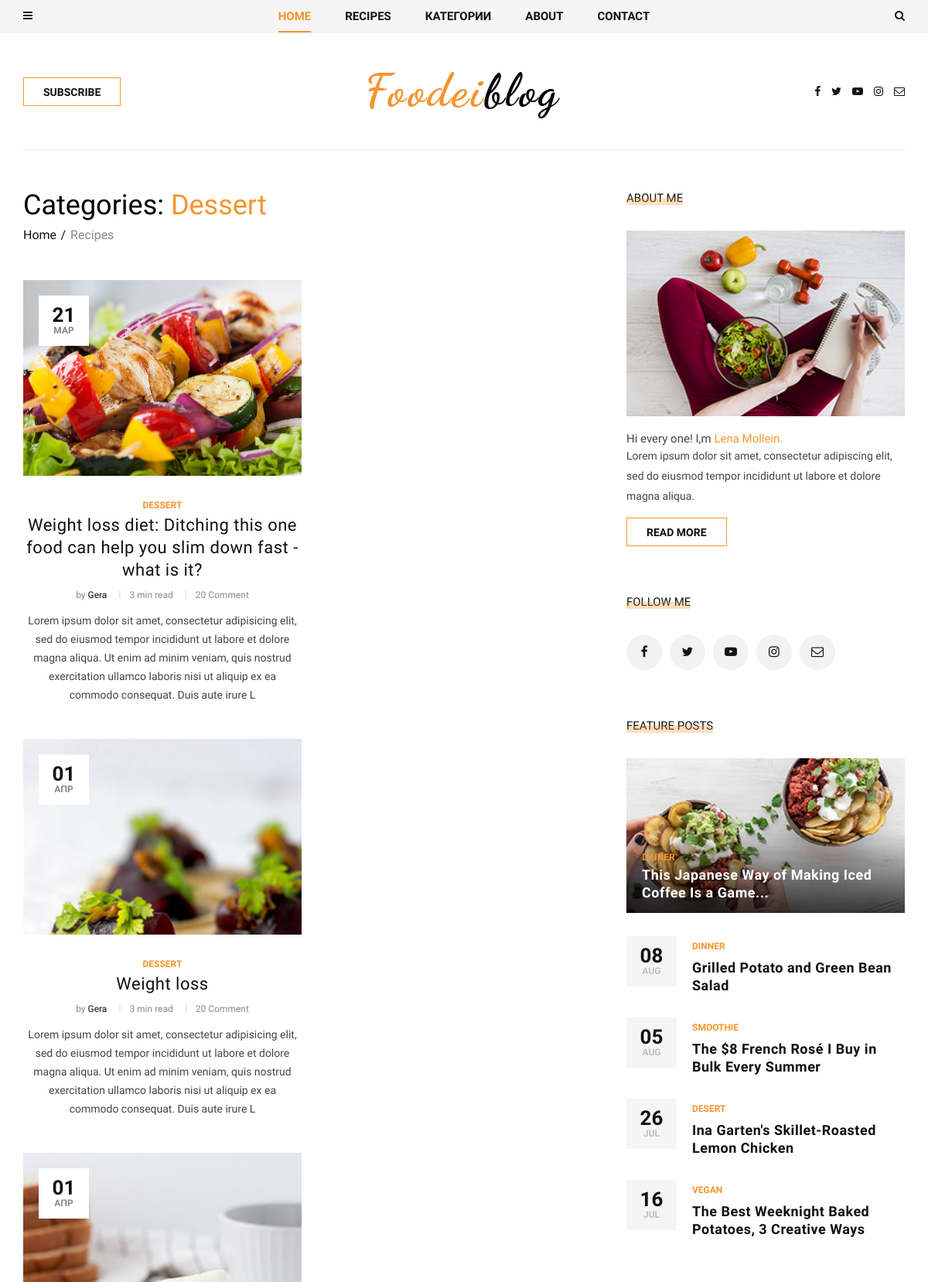
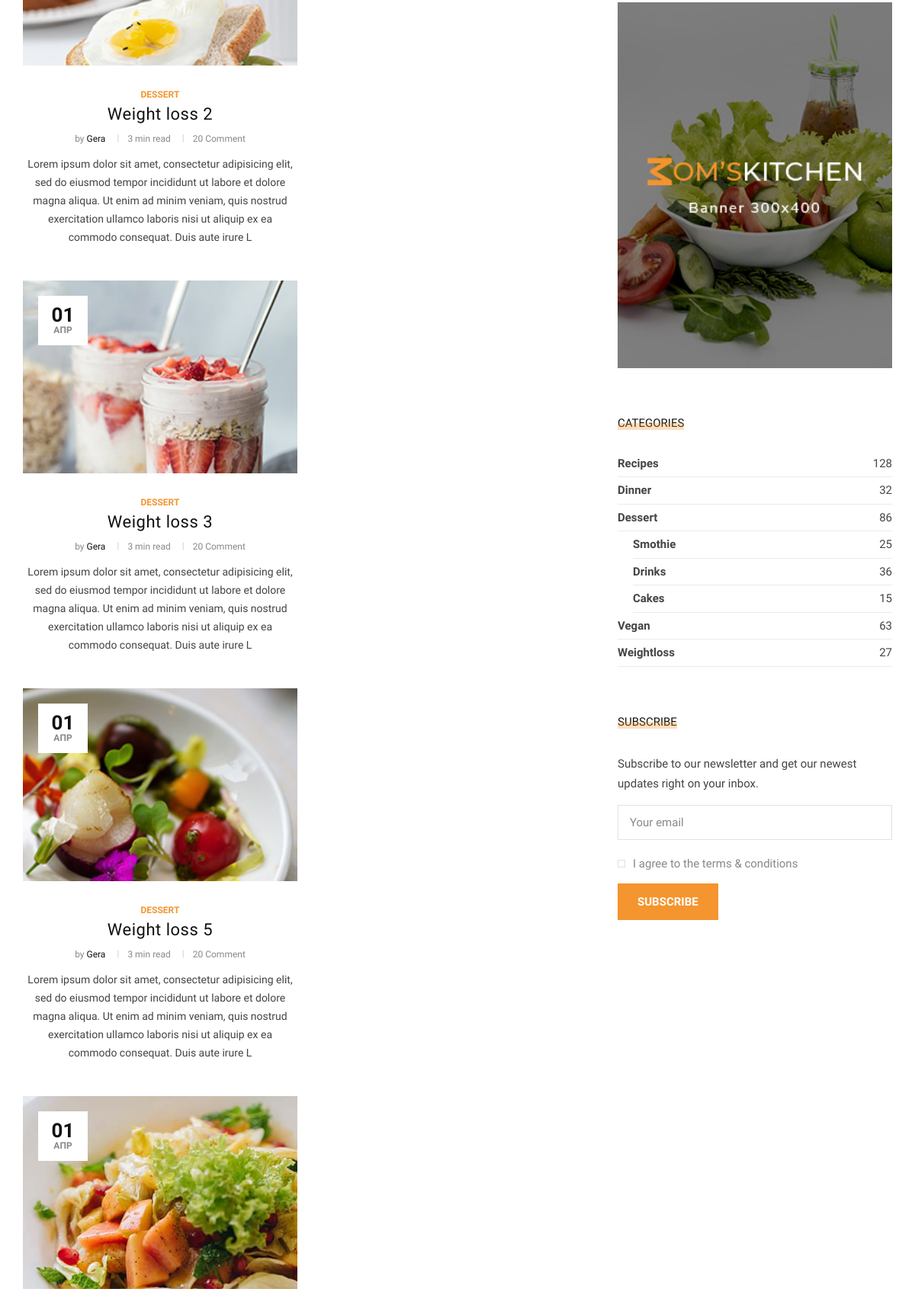
Page /dessert/ (upper part) on the committed database (2 pictures, top to bottom).
### blog/models.py (models this page shows, shortened)
class Post(models.Model):
    author = models.ForeignKey(User, related_name="posts",on_delete=models.CASCADE)
    title = models.CharField(max_length=200)
    image = models.ImageField(upload_to='articles/')
    text = models.TextField()
    category = models.ForeignKey(
         Category,
         related_name="post",
         on_delete=models.SET_NULL,
         null=True
     )
    tags = models.ManyToManyField(Tag, related_name="post")
    create_at = models.DateTimeField(auto_now_add=True)
    slug = models.SlugField(max_length=200, default='', unique=True)
    def get_absolute_url(self):
        return reverse("post_single", kwargs={"slug": self.category.slug, "post_slug": self.slug})

class Category(MPTTModel):
    name = models.CharField(max_length=100)
    slug = models.SlugField(max_length=100)
    parent = TreeForeignKey(
        'self',
        related_name="children",
        on_delete=models.SET_NULL,
        null=True,
        blank=True
    )
    def __str__(self):
        return self.name
    class MPTTMeta:
        order_insertion_by = ['name']

### blog/views.py (the view)
# urls.py: path('<slug:slug>/', views.PostListView.as_view(), name="post_list"),
class PostListView(ListView):
    model = Post
    def get_queryset(self):
        return Post.objects.filter(category__slug=self.kwargs.get("slug")).select_related('category')

### blog/templatetags/menu_tags.py (called while the page is built)
@register.inclusion_tag('blog/include/tags/top_menu.html')
def get_categories():
    category = Category.objects.all()#filter(parent__isnull=True).order_by("name")
    return {"list_category": category}

### templates/blog/post_list.html (shortened to what this page needs)
{% extends 'base.html' %}
{% block content %}
    <section class="categories categories-grid spad">
        <div class="categories__post">
            <div class="container">
                <div class="categories__grid__post">
                    <div class="row">
                        <div class="col-lg-8 col-md-8">
                            <div class="breadcrumb__text">
                                <h2>Categories: <span>{{ post_list.first.category.name }}</span></h2>
                                <div class="breadcrumb__option">
                                    <a href="#">Home</a>
                                    <span>Recipes</span>
                                </div>
                            </div>
                            <div class="row">
                                <div class="col-lg-6 col-md-6 col-sm-6">
                                    {% for post in post_list %}
                                    <div class="categories__post__item">
                                        <div class="categories__post__item__pic small__item set-bg"
                                            data-setbg="{{ post.image.url }}">
                                            <div class="post__meta">
                                                <h4>{{ post.create_at|date:"d" }}</h4>
                                                <span>{{ post.create_at|date:"M" }}</span>
                                            </div>
                                        </div>
                                        <div class="categories__post__item__text">
                                            <span class="post__label">{{ post.category }}</span>
                                            <h3><a href="{{post.get_absolute_url}}">{{ post.title }}</a></h3>
                                            <ul class="post__widget">
                                                <li>by <span>{{ post.author }}</span></li>
                                                <li>3 min read</li>
                                                <li>20 Comment</li>
                                            </ul>
                                            <p>{{ post.text|slice:":250" }}</p>
                                        </div>
                                    </div>
                                    {% endfor %}
                                </div>
                            </div>
                        </div>
                        <div class="col-lg-4 col-md-4">
                            <div class="sidebar__item">
                                <div class="sidebar__about__item">
                                    <div class="sidebar__item__title">
                                        <h6>About me</h6>
                                    </div>
                                    <img src="img/sidebar/sidebar-about.jpg" alt="">
                                    <h6>Hi every one! I,m <span>Lena Mollein.</span></h6>
                                    <p>Lorem ipsum dolor sit amet, consectetur adipiscing elit, sed do eiusmod tempor
                                        incididunt ut labore et dolore magna aliqua.</p>
                                    <a href="#" class="primary-btn">Read more</a>
                                </div>
                                <div class="sidebar__follow__item">
                                    <div class="sidebar__item__title">
                                        <h6>Follow me</h6>
                                    </div>
                                    <div class="sidebar__item__follow__links">
                                        <a href="#"><i class="fa fa-facebook"></i></a>
                                        <a href="#"><i class="fa fa-twitter"></i></a>
                                        <a href="#"><i class="fa fa-youtube-play"></i></a>
                                        <a href="#"><i class="fa fa-instagram"></i></a>
                                        <a href="#"><i class="fa fa-envelope-o"></i></a>
                                    </div>
                                </div>
                                <div class="sidebar__feature__item">
                                    <div class="sidebar__item__title">
                                        <h6>Feature Posts</h6>
                                    </div>
                                    <div class="sidebar__feature__item__large set-bg"
                                        data-setbg="img/sidebar/feature-post.jpg">
                                        <div class="sidebar__feature__item__large--text">
                                            <span>Dinner</span>
                                            <h5><a href="#">This Japanese Way of Making Iced Coffee Is a Game...</a>
                                            </h5>
                                        </div>
                                    </div>
                                    <div class="sidebar__feature__item__list">
                                        <div class="sidebar__feature__item__list__single">
                                            <div class="post__meta">
                                                <h4>08</h4>
                                                <span>Aug</span>
                                            </div>
                                            <div class="post__text">
                                                <span>Dinner</span>
                                                <h5><a href="#">Grilled Potato and Green Bean Salad</a></h5>
                                            </div>
                                        </div>
                                        <div class="sidebar__feature__item__list__single">
                                            <div class="post__meta">
                                                <h4>05</h4>
                                                <span>Aug</span>
                                            </div>
                                            <div class="post__text">
                                                <span>Smoothie</span>
                                                <h5><a href="#">The $8 French Rosé I Buy in Bulk Every Summer</a></h5>
                                            </div>
                                        </div>
                                        <div class="sidebar__feature__item__list__single">
                                            <div class="post__meta">
                                                <h4>26</h4>
                                                <span>jul</span>
                                            </div>
                                            <div class="post__text">
                                                <span>Desert</span>
                                                <h5><a href="#">Ina Garten's Skillet-Roasted Lemon Chicken</a></h5>
                                            </div>
                                        </div>
                                        <div class="sidebar__feature__item__list__single">
                                            <div class="post__meta">
                                                <h4>16</h4>
                                                <span>jul</span>
                                            </div>
                                            <div class="post__text">
                                                <span>Vegan</span>
                                                <h5><a href="#">The Best Weeknight Baked Potatoes, 3 Creative Ways</a>
                                                </h5>
                                            </div>
                                        </div>
                                    </div>
                                </div>
                                <div class="sidebar__item__banner">
                                    <img src="img/sidebar/banner.jpg" alt="">
                                </div>
                                <div class="sidebar__item__categories">
                                    <div class="sidebar__item__title">
                                        <h6>Categories</h6>
                                    </div>
                                    <ul>
                                        <li><a href="#">Recipes <span>128</span></a></li>
                                        <li><a href="#">Dinner <span>32</span></a></li>
                                        <li><a href="#">Dessert <span>86</span></a></li>
                                        <li class="p-left"><a href="#">Smothie <span>25</span></a></li>
                                        <li class="p-left"><a href="#">Drinks <span>36</span></a></li>
                                        <li class="p-left"><a href="#">Cakes <span>15</span></a></li>
                                        <li><a href="#">Vegan <span>63</span></a></li>
                                        <li><a href="#">Weightloss <span>27</span></a></li>
                                    </ul>
                                </div>
                                <div class="sidebar__subscribe__item">
                                    <div class="sidebar__item__title">
                                        <h6>Subscribe</h6>
                                    </div>
                                    <p>Subscribe to our newsletter and get our newest updates right on your inbox.</p>
                                    <form action="#">
                                        <input type="text" class="email-input" placeholder="Your email">
                                        <label for="s-agree-check">
                                            I agree to the terms & conditions
                                            <span class="checkmark"></span>
                                        </label>
                                        <button type="submit" class="site-btn">Subscribe</button>
                                    </form>
                                </div>
                            </div>
                        </div>
                    </div>
                </div>
            </div>
        </div>
    </section>
{% endblock content %}

### rows in the picture
Post: first.category.name "Dessert", shows a picture, create_at "21", create_at "МАР", category "DESSERT", title "Weight loss diet: Ditching this one food can help you slim down fast - what is it?", author "Gera", text "Lorem ipsum dolor sit amet, consectetur adipisicing elit, sed do eiusmod tempor incididunt ut labore et dolore magna aliqua. Ut enim ad minim veniam, quis nostrud exercitation ullamco laboris nisi ut aliquip ex ea commodo consequat. Duis aute irure L"
Post: shows a picture, create_at "01", create_at "АПР", category "DESSERT", title "Weight loss", author "Gera", text "Lorem ipsum dolor sit amet, consectetur adipisicing elit, sed do eiusmod tempor incididunt ut labore et dolore magna aliqua. Ut enim ad minim veniam, quis nostrud exercitation ullamco laboris nisi ut aliquip ex ea commodo consequat. Duis aute irure L"
Post: shows a picture, create_at "01", create_at "АПР", category "DESSERT", title "Weight loss 2", author "Gera", text "Lorem ipsum dolor sit amet, consectetur adipisicing elit, sed do eiusmod tempor incididunt ut labore et dolore magna aliqua. Ut enim ad minim veniam, quis nostrud exercitation ullamco laboris nisi ut aliquip ex ea commodo consequat. Duis aute irure L"
Post: shows a picture, create_at "01", create_at "АПР", category "DESSERT", title "Weight loss 3", author "Gera", text "Lorem ipsum dolor sit amet, consectetur adipisicing elit, sed do eiusmod tempor incididunt ut labore et dolore magna aliqua. Ut enim ad minim veniam, quis nostrud exercitation ullamco laboris nisi ut aliquip ex ea commodo consequat. Duis aute irure L"
Post: shows a picture, create_at "01", create_at "АПР", category "DESSERT", title "Weight loss 5", author "Gera", text "Lorem ipsum dolor sit amet, consectetur adipisicing elit, sed do eiusmod tempor incididunt ut labore et dolore magna aliqua. Ut enim ad minim veniam, quis nostrud exercitation ullamco laboris nisi ut aliquip ex ea commodo consequat. Duis aute irure L"
Post: shows a picture, create_at "01", create_at "АПР"
